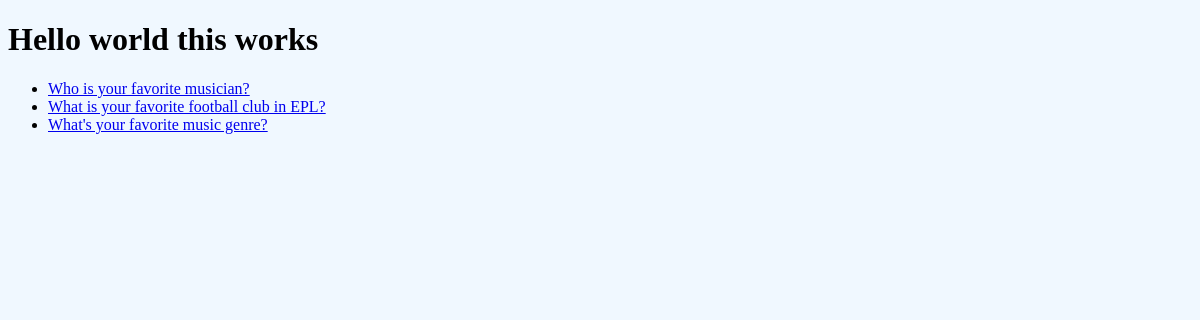
/myapp/, run on an earlier commit of the app's database.
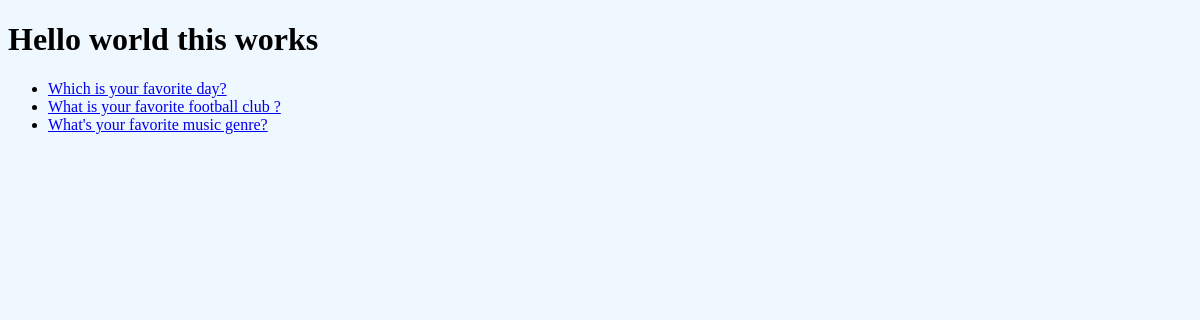
And on a later commit of the database.
### myapp/models.py (models this page shows, shortened)
class Question(models.Model):
    question_text = models.CharField(max_length=200)
    pub_date = models.DateTimeField("date published")

### myapp/views.py (the view)
# urls.py: path("", views.IndexView.as_view(), name="index"),
class IndexView(generic.ListView):
    template_name = "polls/index.html"
    context_object_name = "latest_question_list"
    def get_queryset(self):
        return Question.objects.order_by("-pub_date")[:5]

### myapp/templates/polls/index.html (shortened to what this page needs)
{%load static%}
<!DOCTYPE html>
<html lang="en">
<head>
    <link rel="stylesheet" href="{% static 'polls/styles.css' %}">
</head>
<body>
    {% if latest_question_list %}
    <h1>Hello world this works</h1>
    <ul>
    {% for question in latest_question_list %}
        <li><a href="{% url 'myapp:detail' question.id %}">{{ question.question_text }}</a></li>
    {% endfor %}
    </ul>
    {% else %}
    <p>No polls are available.</p>
    {% endif %}
</body>
</html>

What changed in the data, as far as the page shows it:
changed Question: question_text "Who is your favorite musician?" → "Which is your favorite day?"
changed Question: question_text "What is your favorite football club in EPL?" → "What is your favorite football club ?"
